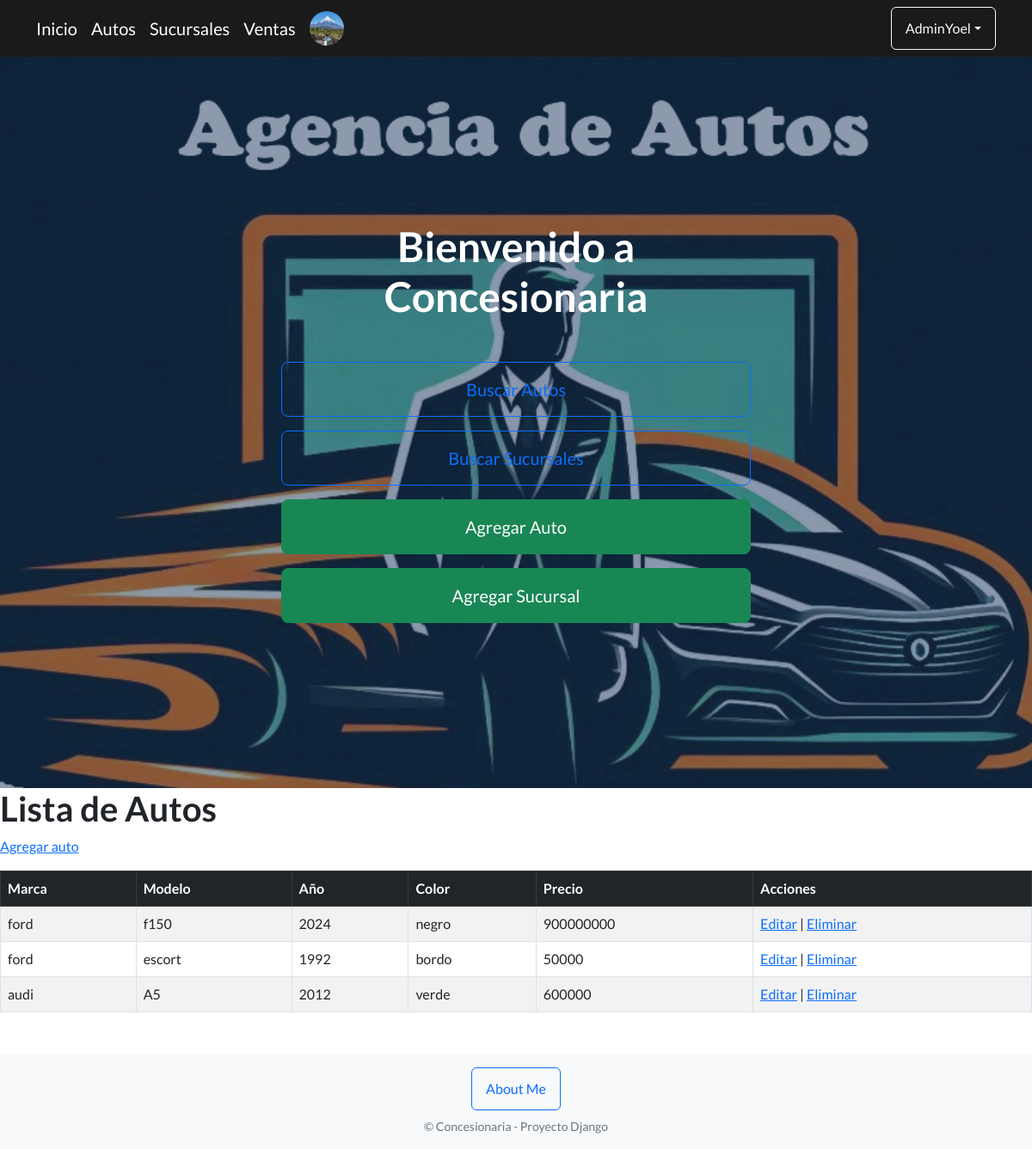
Screenshot of /Autos/ (signed in) with the database file from the repository.
### AppFinal/models.py (models this page shows, shortened)
class Avatar(models.Model):
    user = models.ForeignKey(User, on_delete=models.CASCADE)
    imagen = models.ImageField(upload_to='avatares', null=True, blank=True)

class Autos(models.Model):
    marca=models.CharField(max_length=40)
    modelo=models.CharField(max_length=30)
    anio=models.IntegerField()
    color=models.CharField(max_length=15)
    precio=models.IntegerField()
    imagen=models.ImageField(upload_to='autos/', null=True, blank=True)

### AppFinal/views.py (the view)
# urls.py: path('Autos/', views.Autos_view, name="Autos"),
def Autos_view(request):
    Lista_Autos = Autos.objects.all()
    return render(request,"AppFinal/Autos.html",{"autos":Lista_Autos})

### AppFinal/templates/AppFinal/Autos.html
{% extends "AppFinal/inicio.html" %}
{% block contenidoQueCambia %}
<h1>Lista de Autos</h1>
<p>
    <a href="{% url 'AutosAgregar' %}">Agregar auto</a>
</p>
<table class="table table-striped table-bordered table-hover">
    <thead class="table-dark">
        <tr>
            <th>Marca</th>
            <th>Modelo</th>
            <th>Año</th>
            <th>Color</th>
            <th>Precio</th>
            <th>Acciones</th>
        </tr>
    </thead>
    <tbody>
        {% for auto in autos %}
        <tr>
            <td>{{ auto.marca }}</td>
            <td>{{ auto.modelo }}</td>
            <td>{{ auto.anio }}</td>
            <td>{{ auto.color }}</td>
            <td>{{ auto.precio }}</td>
            <td>
                <a href="{% url 'AutosEditar' auto.id %}">Editar</a> |
                <a href="{% url 'AutosEliminar' auto.id %}">Eliminar</a>
            </td>
        </tr>
        {% empty %}
        <tr>
            <td colspan="6" class="text-center">No hay autos cargados.</td>
        </tr>
        {% endfor %}
    </tbody>
</table>
{% endblock %}

### AppFinal/templates/AppFinal/inicio.html (shortened to what this page needs)
<!DOCTYPE html>
<html lang="en">
    <head>
        {% load static %}
        <link href="https://cdn.jsdelivr.net/npm/bootstrap-icons@1.5.0/font/bootstrap-icons.css" rel="stylesheet" type="text/css" />
        <link href="{% static 'AppFinal/css/styles.css' %}" rel="stylesheet" />
    </head>
    <body>
        <nav class="navbar navbar-expand-lg" style="background-color: #1a1a1a;">
        <div class="container">
        <a class="navbar-brand text-white" href="{% url 'Inicio' %}">Inicio</a>
        <a class="navbar-brand text-white" href="{% url 'Autos' %}">Autos</a>
        <a class="navbar-brand text-white" href="{% url 'Sucursales' %}">Sucursales</a>
        <a class="navbar-brand text-white" href="{% url 'Ventas' %}">Ventas</a>
            {% if user.is_authenticated %}
                {% with user.avatar_set.first as avatar %}
                    {% if avatar %}
                        <img src="{{ avatar.imagen.url }}" class="rounded-circle me-2" width="40" height="40">
                    {% endif %}
                {% endwith %}
                <div class="dropdown ms-auto">
                 <button class="btn btn-outline-light dropdown-toggle" type="button" data-bs-toggle="dropdown">{{ user.username }}</button>
                 </div>
            {% endif %}
    </div>
</nav>
        <header class="masthead" style="background-image: url('{% static "AppFinal/assets/img/Designer.png" %}')">
            <div class="container position-relative">
                <div class="row justify-content-center">
                    <div class="col-xl-6">
                        <div class="text-center text-white">
                            <h1 class="mb-5">Bienvenido a Concesionaria</h1>
                            {% if user.is_authenticated %}
                            <div class="d-grid gap-3">
                                <a class="btn btn-outline-primary btn-lg" href="{% url 'busquedacamada' %}">Buscar Autos</a>
                                <a class="btn btn-outline-primary btn-lg" href="{% url 'FormularioSucursal' %}">Buscar Sucursales</a>
                                <a class="btn btn-success btn-lg" href="{% url 'AutosFormulario' %}">Agregar Auto</a>
                                <a class="btn btn-success btn-lg" href="{% url 'SucursalesFormulario' %}">Agregar Sucursal</a>
                            </div>
                            {% else %}
                            <p class="lead">Iniciá sesión para acceder a las funciones de búsqueda y carga.</p>
                            <a class="btn btn-primary btn-lg" href="{% url 'login' %}">Iniciar sesión</a>
                            <a class="btn btn-outline-light btn-lg" href="{% url 'register' %}">Registrarse</a>
                            {% endif %}
                        </div>
                    </div>
                </div>
            </div>
        </header>
        {% block contenidoQueCambia %}
        {% endblock %}
<footer class="footer bg-light py-3 mt-5">
    <div class="container text-center">
        <a href="{% url 'About' %}" class="btn btn-outline-primary mb-2">
            About Me
        </a>
        <p class="text-muted small mb-0">
            &copy; Concesionaria - Proyecto Django
        </p>
    </div>
</footer>

### rows the page displays
Avatar: imagen (picture)
Autos: marca "ford", modelo "f150", anio "2024", color "negro", precio "900000000"
Autos: marca "ford", modelo "escort", anio "1992", color "bordo", precio "50000"
Autos: marca "audi", modelo "A5", anio "2012", color "verde", precio "600000"

### other values shown
{{ user.username }} "AdminYoel"
